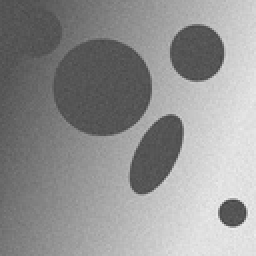
%> input picture figure.jpg, 128 x 128 px, shrunk from 512 x 512 before the run (shown 2 times larger)
$ octave lowfilter1.m   (GNU Octave 9; MATLAB toolbox functions it lacks are replaced by stand-ins)
%> lines starting %> are read from the running program, lines starting %| are printed output that depends on the picture; in (x1, y1, x2, y2) boxes, pixels count from 0 and x2, y2 are one past the last pixel; in counts of white or black regions, pixels touching at a corner belong together; the program's own positions count from 1
%> further down, image is the input picture: size 128x128 uint8; min 67, max 239, mean 146.3
### lowfilter.m
function I3 = lowfilter(I)
h1=fspecial('average',[1001 1001]);
I1=imfilter(I,h1,'replicate');
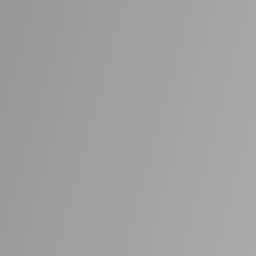
%> I1: size 128x128 uint8 (shown 2 times larger); min 151, max 170, mean 160.6
I3=abs(I1-I);
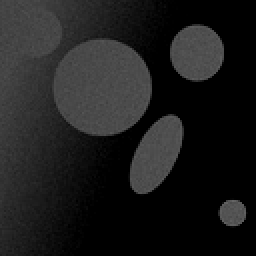
%> I3: size 128x128 uint8 (shown 2 times larger); min 0, max 101, mean 28.9
figure, imshow(I3);
end

### lowfilter1.m
clc;clear all;
image=imread('figure.jpg');
image2=lowfilter(image);
%imshow(uint8(image2));
[m n]=size(image2);
%> m = 128; n = 128
h=imhist(image2);
%> h = 256 values, max 6825 at index 1, min 0 at index 100, mean 64
hs = smooth(h,10);
%> hs = 256 values, max 6825 at index 1, min 0 at index 107, mean 84.72
h=fspecial('gaussian');
se1=strel('disk',3);
se2=strel('disk',2);
se3=strel('disk',4);
se4=strel('disk',5);
se5=strel('disk',1);
image2=imdilate(image2,se1);
image2=imerode(image2,se4);
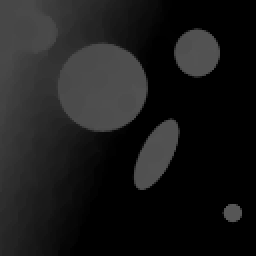
%> image2: size 128x128 uint8 (shown 2 times larger); min 0, max 88, mean 26.4
%% 通过灰度均值二值化
vally = [];
for i = 2:255
    if hs(i-1) > hs(i) && hs(i+1) > hs(i) && i < 100 && i > 10
        vally = [vally i];
    end
end
%> after the loop, vally = [12 16 21 23 26 30 35 38 42 60]
for i = 1:m
    old(1,(n*(i-1)+1):n*i) = i;
    old(2,(n*(i-1)+1):n*i) = 1:n;
end
Thre = mean(vally);
%> Thre = 30.3
for i = 1:length(old)
    if(image2(old(1,i),old(2,i)) > Thre)
        image2(old(1,i),old(2,i)) = 255;
    else
        image2(old(1,i),old(2,i)) = 0;
    end
end
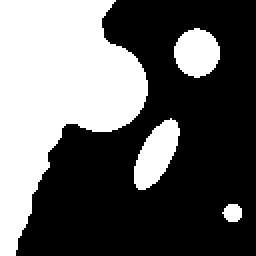
%> image2: size 128x128 uint8 (shown 2 times larger); 38.5% white; 4 white regions, box (x1, y1, x2, y2) and area: (0, 0, 74, 128) 5310, (67, 59, 90, 95) 489, (87, 14, 110, 39) 434, (111, 102, 121, 111) 70
%figure, imshow(image2);


image2=imdilate(image2,se1);
%> image2: size 128x128 uint8; 43.8% white; 4 white regions, box (x1, y1, x2, y2) and area: (0, 0, 76, 128) 5709, (65, 57, 92, 97) 702, (85, 12, 112, 41) 610, (109, 100, 123, 113) 148
image2=imerode(image2,se1);
%figure, imshow(image2);
%% 提取轮廓
image3 =  edge(image2,'log');
%> image3: size 128x128 logical; 2.1% white in thin lines or dots, all inside (x1, y1, x2, y2) = (7, 1, 122, 127)
%figure, imshow(image3);
%对轮廓初步膨胀
%image3=imdilate(image3,se2);
image3=imerode(image3,se3);
%> image3: size 128x128 logical; every value is 0
%figure, imshow(image3);
%寻找联通区
[image3,num] = bwlabel(image2);
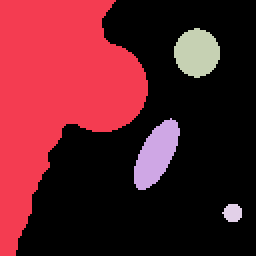
%> image3: size 128x128 double (shown 2 times larger); 5 distinct labels, from 0 to 4; one colour per label, 0 black
%> num = 4
num
%> num = 4
%figure, imshow(image3);
%imwrite(image3,'image3.jpg','jpg');
%去除小的联通区
for i = 1:num
    if length(find(image3==i)) < 2000
        image3(find(image3==i))=0;
    else
        image3(find(image3==i))=255;
    end
end
%> this loop made 4 passes
%> image3: size 128x128 double; 32.4% white; 1 white region, box (x1, y1, x2, y2) and area: (0, 0, 74, 128) 5310
%figure, imshow(image3);
%对剩下的联通区进一步膨胀腐蚀
image3=imdilate(image3,se3);
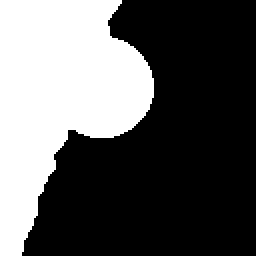
%> image3: size 128x128 double (shown 2 times larger); 35.9% white; 1 white region, box (x1, y1, x2, y2) and area: (0, 0, 77, 128) 5874
%image3=imerode(image3,se5);
[image4,num] = bwlabel(image3);
%> num = 1
for i = 1:num
    if length(find(image4==i)) < 1000
        image4(find(image4==i))=0;
    else
        image4(find(image4==i))=255;
    end
end
%> this loop made 1 pass
[fin,num] = bwlabel(image4);
%figure, imshow(fin);
imwrite(fin,'image.jpg','jpg');
num
%> num = 1
image5 = zeros(m,n);
image5(find(fin~=0)) = image(find(fin~=0));
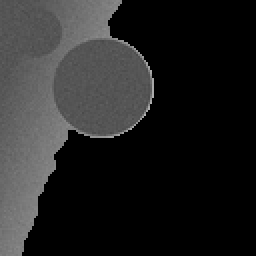
%> image5: size 128x128 double (shown 2 times larger); min 0, max 179, mean 35.8
%figure, imshow(image5);
